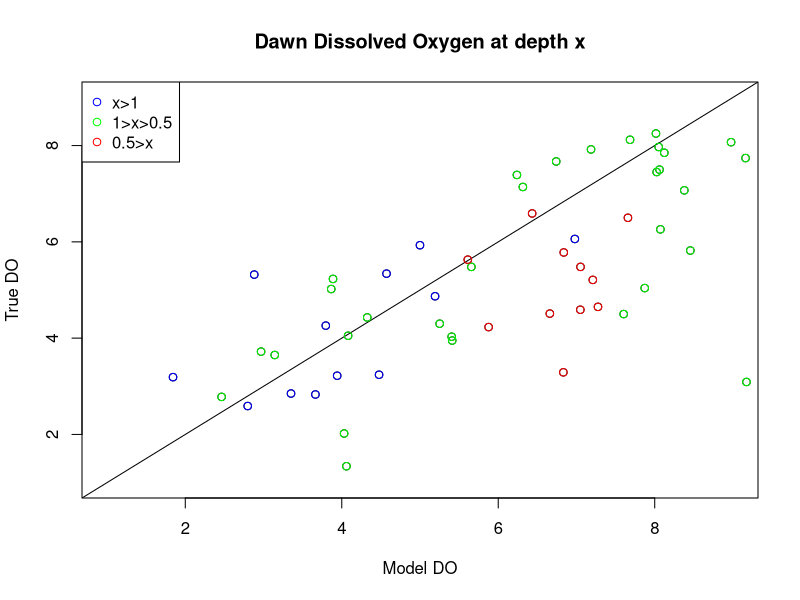
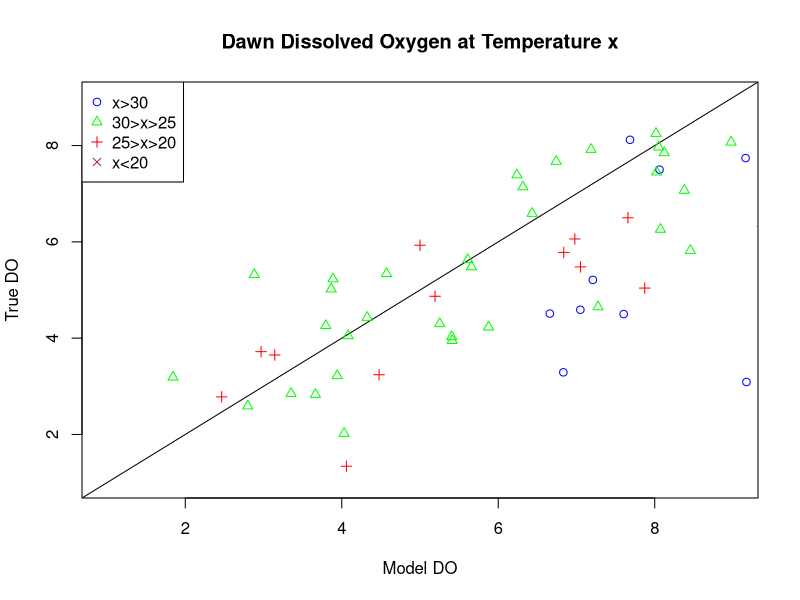

Generate these figures, in order, with R:
dat <- read.csv("DO-Sampling/_dat/Data/DawnDuskDO.csv")

#DO Model Function----
DO_fun<-function(t,x,parms)
{
  DO<-x
  tempC<-parms["tempC"]
  Z<-parms["Z"]
  k<-parms["k"]
  WR<-0.07203515/60 #lake average water respiration in g/m^3/min
  # DO Saturation at a given temperature        
  DOsat<-4.09+(10.5*exp(-0.0371*tempC)) #nothing can change here
  SR<- ((((0.287*tempC-2.5)*44.661)*0.7)*0.001)/60
  # diffusive exchange
  DE<-(DO*DOsat)*(2.2*10^-5)*(k^-1)*60*10^-2 #nothing to change here but the 60/10 situation
  # below is eq 2. but i am not sure the do term should be ther
  #dDO<- DO - SR*Z^-1 + WR +DE*Z^-1
  dDO<- -1*(SR*Z^-1+WR+DE*Z^-1)
  return(list(dDO))
}


#Optimizing K----
Do_fit<-function(p,dat){
  K<-p
  dat$Z<- dat$depth2-dat$depth #9 boards in the WCS
  dat$tempC<-dat$Temp_C
  dat$DawnDO_Mod<-NA 
  for (i in 1:NROW(dat)){
    DO_dusk<-dat$DO_dusk[i]
    parms=c(tempC = dat$tempC[i], Z = dat$Z[i], k=(K*(dat$Z[i]/dat$depth2[i])))
    solution<- deSolve::ode(
      y=DO_dusk, 
      times=c(0:(10*60)), 
      func=DO_fun,
      parms= parms,
      method="euler")
    dat$DawnDO_Mod[i]<-solution[601,2]
  }
  dat$DawnDO_Mod<-dat$DO_dusk-dat$DawnDO_Mod
  # compare predicted to observed
  resid<- dat$DO_dawn-dat$DawnDO_Mod
  ss_res<- sum(resid^2) # sum of square residuals, minimize error
  return(ss_res)
}

# test to see if function is behaving
Do_fit (p=0.08,dat)

Fig<-optimize(Do_fit, dat, interval=c(0,0.15), tol=0.01)







#Using new k value 
####Check Model against real data----
dat <- read.csv("DO-Sampling/_dat/Data/DawnDuskDO.csv")
dat$Z<- dat$depth2-dat$depth #9 boards in the WCS
dat$tempC<-dat$Temp_C
dat$k<-0.06*(dat$Z/dat$depth2) #depth from pt 2 bttmm/total depth
dat$DawnDO_Mod<-NA 
for (i in 1:NROW(dat))
{
  DO_dusk<-dat$DO_dusk[i]
  parms=c(tempC = dat$tempC[i], Z = dat$Z[i], k=dat$k[i])
  solution<- deSolve::ode(
    y=DO_dusk, 
    times=c(0:(10*60)), 
    func=DO_fun,
    parms= parms,
    method="euler")
  dat$DawnDO_Mod[i]<-solution[601,2]
}

dat$DawnDO_Mod<-dat$DO_dusk-dat$DawnDO_Mod

plot(dat$DO_dawn~dat$DawnDO_Mod, main="Dawn Dissolved Oxygen at depth x", xlab="Model DO", ylab="True DO", ylim=c(1,9), xlim=c(1,9))
abline(0,1)
dat1<-subset(dat, dat$depth>=1)
points(dat1$DO_dawn~dat1$DawnDO_Mod, col="blue")
dat6<-subset(dat, dat$depth<1&dat$depth>0.5)
points(dat6$DO_dawn~dat6$DawnDO_Mod, col="green")
dat2<-subset(dat, dat$depth<0.5)
points(dat2$DO_dawn~dat2$DawnDO_Mod, col="red")
legend("topleft",legend=c("x>1","1>x>0.5","0.5>x"),
       col=c("blue","green","red"),pch=1,bg="white")


plot(dat$DO_dawn~dat$DawnDO_Mod, main="Dawn Dissolved Oxygen at Temperature x", xlab="Model DO", ylab="True DO", ylim=c(1,9), xlim=c(1,9), type="n")
abline(0,1)
dat1<-subset(dat, dat$Temp_C>=30)
points(dat1$DO_dawn~dat1$DawnDO_Mod, col="blue", pch=1)
dat6<-subset(dat, dat$Temp_C<30&dat$Temp_C>25)
points(dat6$DO_dawn~dat6$DawnDO_Mod, col="green", pch=2)
dat2<-subset(dat, dat$Temp_C<25&dat$Temp_C>20)
points(dat2$DO_dawn~dat2$DawnDO_Mod, col="red", pch=3)
dat9<-subset(dat, dat$Temp_C<20)
points(dat9$DO_dawn~dat9$DawnDO_Mod, col="brown", pch=4)
legend("topleft",legend=c("x>30","30>x>25","25>x>20","x<20"),
       col=c("blue","green","red","brown"),pch=c(1:4),bg="white")
